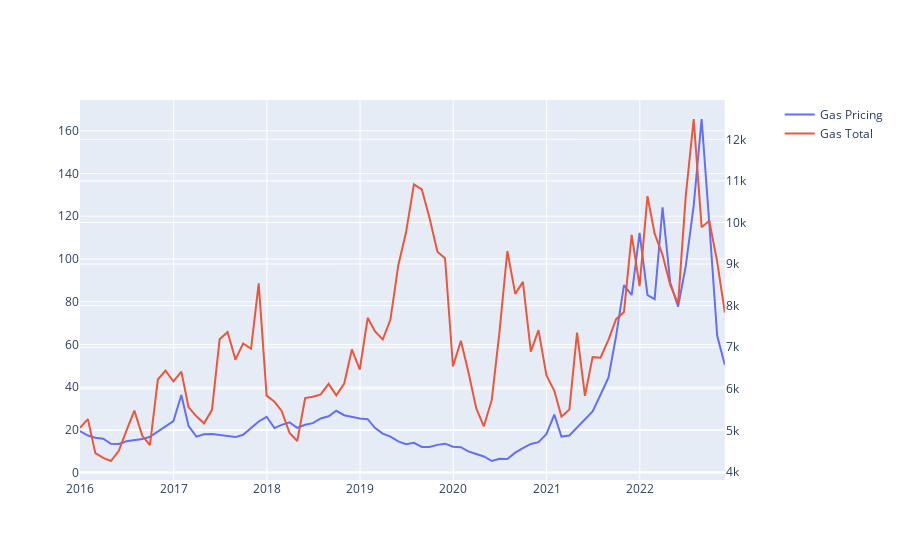

The notebook cell this image was saved under:
### Code cell
fig = make_subplots(specs=[[{"secondary_y": True}]])

fig.add_trace(
        go.Scatter(x=combined_data["Start"], y=combined_data["Last Price"], name="Gas Pricing"), secondary_y= False
)

fig.add_trace(
        go.Scatter(x=combined_data["Start"], y=combined_data["Fossil Gas  - Actual Aggregated [MW]"], name = "Gas Total"), secondary_y= True
)
